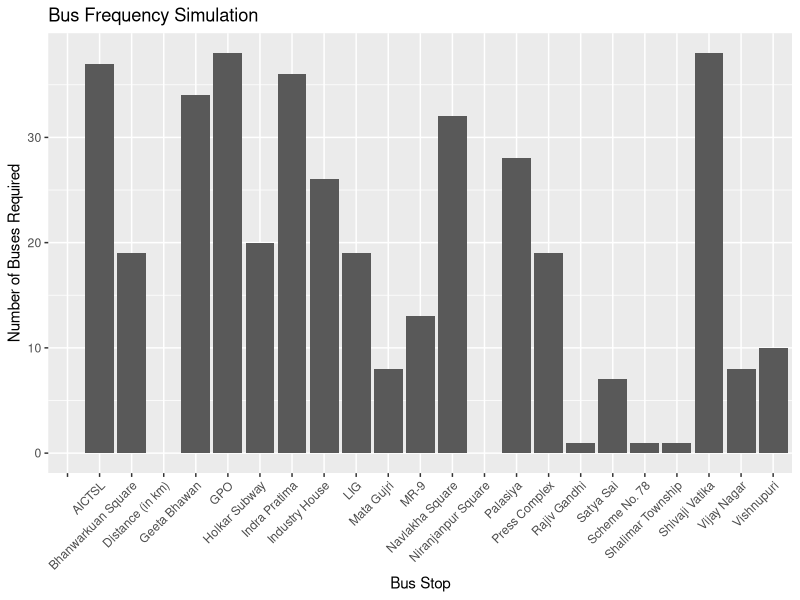
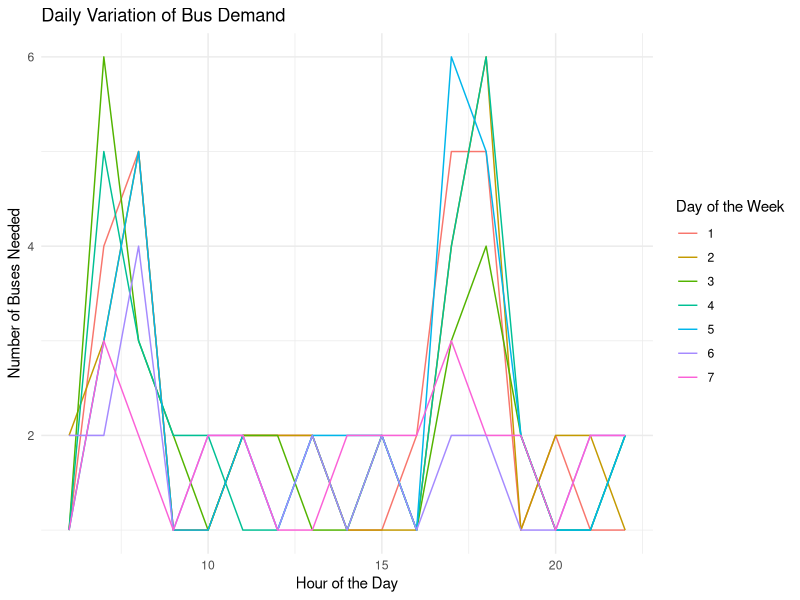

R code for these plots, in order:
## ---- chunk 1
knitr::opts_chunk$set(echo = TRUE)
## ---- chunk 2
library(dplyr)
library(ggplot2)
set.seed(616)

bus_data <- read.csv("updated_bus_data.csv",header=TRUE)

bus_data <- bus_data %>%
  mutate(
    HourlyDemand = `Hourly.Demand`,
    BusesRequiredMax = `Buses.Required.maximum`,
    BusesRequiredMin = `Buses.Required.minmum`
  )

# Bus frequencies Simulation based on demand
simulate_bus_frequencies <- function(data, threshold) {
  data %>%
    mutate(
      BusFrequency = ifelse(HourlyDemand > threshold, BusesRequiredMax, BusesRequiredMin)
    )
}

threshold = 200 # Threshold for hourly demand
simulation_result <- simulate_bus_frequencies(bus_data, threshold)

# Plot
ggplot(simulation_result, aes(x = `Bus.Stop.Name`, y = BusFrequency)) +
  geom_bar(stat = "identity") +
  theme(axis.text.x = element_text(angle = 45, hjust = 1))+
  labs(
    title = "Bus Frequency Simulation",
    x = "Bus Stop",
    y = "Number of Buses Required"
    
)


## ---- chunk 3
library(dplyr)
library(ggplot2)

bus_data <- read.csv("updated_bus_data.csv", header = TRUE)

# Parameters
operational_hours <- 6:22  
peak_hours <- c(7, 8, 17, 18)  
headway_peak <- c(3, 5)    # 3-5 minutes during peak hours
headway_non_peak <- c(7, 10)  # 7-10 minutes during non-peak hours

# Simulating hourly demand
simulate_demand <- function(hour, is_weekday) {
  mean_demand <- if (hour %in% peak_hours && is_weekday) {
    650  # mean demand value
  } else {
    400  
  }
  sd_demand <- 0.20 * mean_demand
  demand <- rnorm(1, mean_demand, sd_demand)
  demand <- ifelse(demand < 0, 0, demand) # Ensure demand is not negative
  return(demand)
}

# Function to determine bus requirements
calculate_buses_needed <- function(hour, demand) {
  headway <- if (hour %in% peak_hours) sample(headway_peak, 1) else sample(headway_non_peak, 1)
  bus_capacity <- 51  # Example
  buses_needed <- ceiling(demand / (bus_capacity * headway))
  return(buses_needed)
}

# Monte Carlo simulation
set.seed(123) 
results <- data.frame()
for (day in 1:7) { 
  is_weekday <- day <= 5
  for (hour in operational_hours) {
    demand <- simulate_demand(hour, is_weekday)
    buses_needed <- calculate_buses_needed(hour, demand)
    
    results <- rbind(results, cbind(Day = day, Hour = hour, Demand = demand, BusesNeeded = buses_needed))
  }
}


head(results)

ggplot(results, aes(x = Hour, y = BusesNeeded, group = Day, color = as.factor(Day))) +
  geom_line() +
  labs(title = "Daily Variation of Bus Demand",
       x = "Hour of the Day",
       y = "Number of Buses Needed",
       color = "Day of the Week") +
  theme_minimal()






